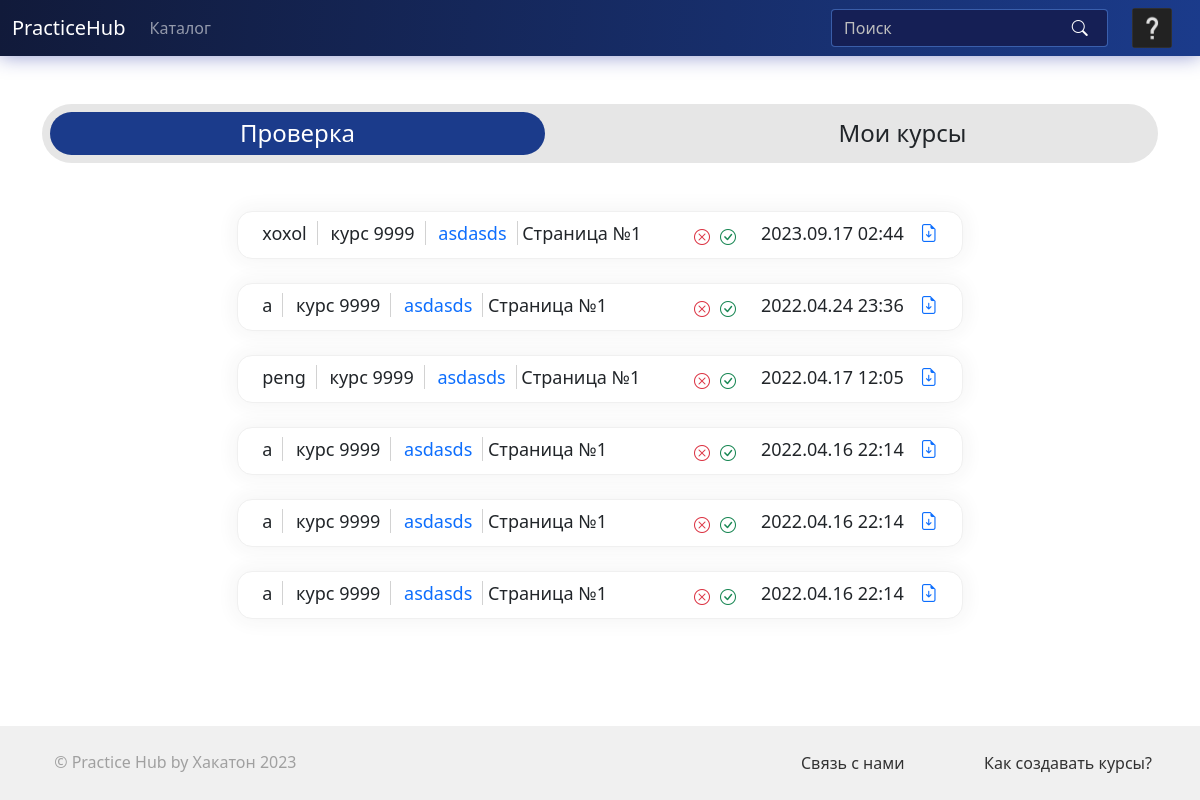
/teaching (signed in), run on the app's committed database.
### models.py (models this page shows, shortened)
class TaskCheck(db.Model):
    id = db.Column(db.Integer, primary_key=True)
    page_id = db.Column(db.Integer, db.ForeignKey("page.id"))
    page_index = db.Column(db.Integer)
    user_id = db.Column(db.Integer, db.ForeignKey("user.id"))
    file = db.Column(db.String(64))
    date = db.Column(db.DateTime, nullable=False, default=datetime.datetime.now())
    status = db.Column(db.Integer)

class User(UserMixin, db.Model):
    id = db.Column(db.Integer, primary_key=True)
    username = db.Column(db.String(64), index=True, unique=True)
    email = db.Column(db.String(120), index=True, unique=True)
    password_hash = db.Column(db.String(128))
    created_courses = db.relationship('Course', backref='author', lazy='dynamic')
    created_posts = db.relationship('Post', backref='author', lazy='dynamic')
    img_path = db.Column(db.String(64))
    img_uuid = db.Column(db.String(64), index=True)
    task_check = db.relationship("TaskCheck", backref="user")

class Course(db.Model):
    id = db.Column(db.Integer, primary_key=True)
    name = db.Column(db.String(64), index=True, unique=True)
    author_id = db.Column(db.Integer, db.ForeignKey('user.id'))
    lessons = db.relationship('Lesson', backref='course', lazy='select',
                              cascade="all, delete-orphan")
    desc = db.Column(db.Text, nullable=False)
    short_desc = db.Column(db.Text, nullable=False)
    img_path = db.Column(db.String(64))
    img_uuid = db.Column(db.String(64), index=True)
    is_published = db.Column(db.Boolean, default=False)
    users = db.relationship('User', secondary=MyCourses.__table__, backref='course')
    likes = column_property(select(func.count(MyCourses.liked)).where(MyCourses.course_id == id).scalar_subquery())

class Lesson(db.Model):
    id = db.Column(db.Integer, primary_key=True)
    name = db.Column(db.String(64))
    course_id = db.Column(db.Integer, db.ForeignKey('course.id'))
    pages = db.relationship('Page', backref='lesson', lazy='select', cascade="all, delete-orphan")
    files = db.relationship('LessonFile', backref='lesson', lazy='dynamic',
                            cascade="all, delete-orphan")

### routes.py (the view, shortened to what this page needs)
@app.route('/teaching', methods=['GET', 'POST'])
@login_required
def teaching():
    courses = Course.query.filter_by(author_id=current_user.id).all()
    checks = []
    task_checks = TaskCheck.query.filter(TaskCheck.status.is_(None)).order_by(TaskCheck.date.desc()).all()
    for task in task_checks:
        if task.page.lesson.course.author_id == current_user.id:
            checks.append(task)
    return render_template('teaching.html', courses=courses, checks=checks)

### models.py (called while the page is built)
@login.user_loader
def load_user(id):
    return User.query.get(int(id))

### templates/teaching.html (shortened to what this page needs)
{% extends 'base.html' %}
{% from 'includes/course_thumbnail.html' import course_thumbnail with context %}
{% block content %}
<div class="w-50 px-0 m-auto">
  <div class="mx-auto rounded-pill justify-content-between d-flex align-items-center p-2 teaching md-fullsize" style="background-color: rgb(230, 230, 230); height: 80%;">
    <button class="rounded-pill px-1 btn no-focus toggler-active" id="check" style="width: 45%; font-weight: 500;">
      <span class="h4">Проверка</span>
      </button>
    <button class="rounded-pill px-1 btn no-focus toggler-inactive" id="courses" style="width: 45%; font-weight: 500;">
      <span class="h4">Мои курсы</span>
    </button>
  </div>
</div>
<div class="mx-auto" style="width: 65%">
  <div id="check-div">
    <form action="" method="post">
    {% for c in checks %}
        <div class="mx-auto w-100 task_check_item py-2 px-4">
          <span style="padding-right: 10px; margin-right: 0.5rem; border-right: solid 1px rgb(210, 210, 210)">{{ c.user.username }}</span>
          <span style="padding-right: 10px; margin-right: 0.5rem; border-right: solid 1px rgb(210, 210, 210)">{{ c.page.lesson.course.name }}</span>
          <a href="{{ url_for('lesson', course_id=c.page.lesson.course.id, lesson_id=c.page.lesson.id) }}"  style="padding-right: 10px; text-decoration: none; border-right: solid 1px rgb(210, 210, 210)">{{ c.page.lesson.name }}</a>
          <span style="padding-right: 10px; margin-right: 0.5rem;">Страница №{{ c.page_index + 1}}</span>
          <a href="{{ url_for('get_file', path=c.file) }}" download="homework"><i class="bi bi-file-earmark-arrow-down float-end" style="margin-left: 1rem"></i></a>
          <span class="float-end">{{ c.date.strftime('%Y.%m.%d %H:%M') }}</span>
          <button class="btn py-1 px-0 float-end me-4 btn_yes" type="submit" id="y{{ loop.index0 }}"><i class="bi bi-check-circle text-success"></i></button>
          <button class="btn py-1 px-0 float-end me-2 btn_no" type="submit" id="n{{ loop.index0 }}"><i class="bi bi-x-circle text-danger"></i></button>
        </div>
    {% endfor %}
    </form>
  </div>
  </div>
{% endblock content %}

### static/css/style.css (style rules this page uses)
:root { --xlight-gray: #fafafa; --light-gray: #e6e6e6; --mid-gray: #586273; --mbgc: rgba(27,59,139,1); --sbgc: rgba(21,37,85, 1); }
html, body, .t-b { min-height: 100%; }
.btn { background-color: white; line-height: normal; }
.toggler-active { color: white!important; font-weight: normal!important; cursor: default; font-size: 16px; background-color: var(--mbgc)!important; }
.task_check_item { font-size: 18px; font-weight: 500; height: 3rem; padding-top: 0.7rem; padding-left: 15px; padding-right: 15px; background-color: #FFFFFF; border: 1px solid rgb(240, 240, 240); border-radius: 15px; box-shadow: 0px 0px 20px 2px rgba(50, 50, 50, 0.06); margin-bottom: 1.5rem; vertical-align: middle; }

### data on the page
TaskCheck: user.username "xoxol", page.lesson.course.name "курс 9999", page.lesson.name "asdasds", c.page_index+1 "1", date "2023.09.17 02:44"
TaskCheck: user.username "a", page.lesson.course.name "курс 9999", page.lesson.name "asdasds", c.page_index+1 "1", date "2022.04.24 23:36"
TaskCheck: user.username "peng", page.lesson.course.name "курс 9999", page.lesson.name "asdasds", c.page_index+1 "1", date "2022.04.17 12:05"
TaskCheck: user.username "a", page.lesson.course.name "курс 9999", page.lesson.name "asdasds", c.page_index+1 "1", date "2022.04.16 22:14"
TaskCheck: user.username "a", page.lesson.course.name "курс 9999", page.lesson.name "asdasds", c.page_index+1 "1", date "2022.04.16 22:14"
TaskCheck: user.username "a", page.lesson.course.name "курс 9999", page.lesson.name "asdasds", c.page_index+1 "1", date "2022.04.16 22:14"
